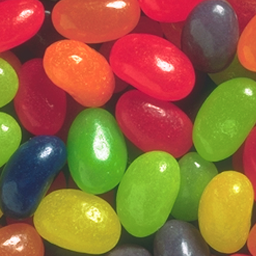
%> input picture Lab1/jbeans.ppm, 256 x 256 px
$ octave Q2.m   (GNU Octave 9; MATLAB toolbox functions it lacks are replaced by stand-ins)
%> lines starting %> are read from the running program, lines starting %| are printed output that depends on the picture
### Lab1/rgb2ycc.m
function ycc_image = rgb2ycc(rgb_image)
    rgb_image = double(rgb_image);
    R =  rgb_image(:,:,1);
    G =  rgb_image(:,:,2);
    B =  rgb_image(:,:,3);

    Y = ((75*R + 150*G + 29*B)/256);
    Cb = ((-44*R - 87*G + 131*B)/256) + 128;
    Cr = ((130*R - 110*G - 21*B)/256) + 128;

    ycc_image(:,:,1) = Y;
    ycc_image(:,:,2) = Cb;
    ycc_image(:,:,3) = Cr;
end

### Lab1/ycc2rgb.m
function rgb_image = ycc2rgb(ycc_image)
    ycc_image = double(ycc_image);
    Y =  ycc_image(:,:,1);
    Cb =  ycc_image(:,:,2)-128;
    Cr =  ycc_image(:,:,3)-128;

    R = 1.0133*Y -0.0025*Cb + 1.3838*Cr;
    G = 1.0051*Y -0.3336 *Cb -0.6928*Cr;
    B = 1.0079*Y +1.7318 *Cb+0.0047*Cr;

    rgb_image(:,:,1) = R;
    rgb_image(:,:,2) = G;
    rgb_image(:,:,3) = B;
end

### Lab1/Q2.m
rgb_image = imread("jbeans.ppm")
%> rgb_image is the input picture: size 256x256x3 uint8; mean R, G, B 148.6, 102.5, 59.4

%TESTING RGB2YCC
%original rgb_image
%imagesc(rgb_image)

%convert to YCC image
yccimage=rgb2ycc(rgb_image)
%> in rgb2ycc, `G =  rgb_image(:,:,2);`:
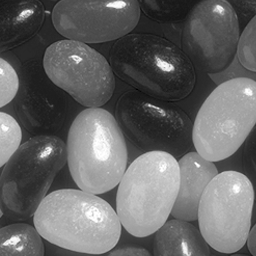
%> G: size 256x256 double; min 0, max 255, mean 102.5
%> in rgb2ycc, `B =  rgb_image(:,:,3);`:
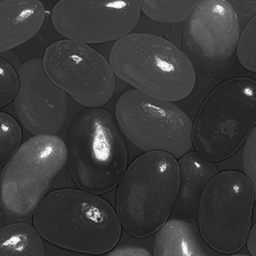
%> B: size 256x256 double; min 14, max 255, mean 59.4
%> in rgb2ycc, `Y = ((75*R + 150*G + 29*B)/256);`:
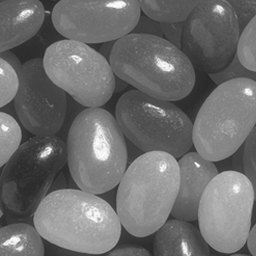
%> Y: size 256x256 double; min 39.98, max 253, mean 110.3
%> in rgb2ycc, `ycc_image(:,:,3) = Cr;`:
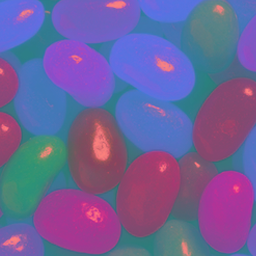
%> ycc_image: size 256x256x3 double; mean R, G, B 110.3, 98, 154.5
YCBCR = rgb2ycbcr(rgb_image)
%> YCBCR: size 256x256x3 uint8; mean of channels 1, 2, 3 111.6, 102.2, 151.3

%y_channel
imagesc(yccimage(:,:,1))

%Cb_channel
figure, imagesc(yccimage(:,:,2))

%Cr_channel
figure, imagesc(yccimage(:,:,3))
%> after `imagesc(yccimage(:,:,3))`:
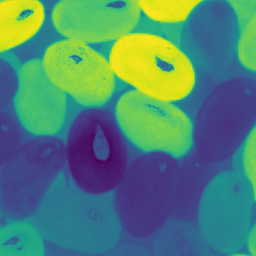
%> displayed picture: size 256x256x3, on the screen's scale of 0 to 255; mean R, G, B 79.8, 132.5, 115.8

%Whole YCC image
figure,imshow( uint8(yccimage))


%TESTING YCC2RGB
rgb_recovered = ycc2rgb(yccimage)
%> in ycc2rgb, `Cb =  ycc_image(:,:,2)-128;`:
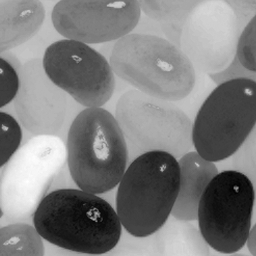
%> Cb: size 256x256 double; min -83.43, max 23.23, mean -30; drawn with min black and max white
%> in ycc2rgb, `Cr =  ycc_image(:,:,3)-128;`:
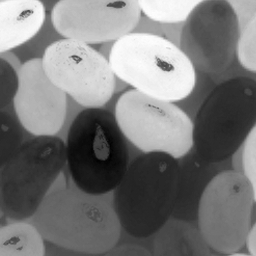
%> Cr: size 256x256 double; min -40.81, max 101, mean 26.5; drawn with min black and max white
figure, imagesc(uint8(rgb_recovered))
